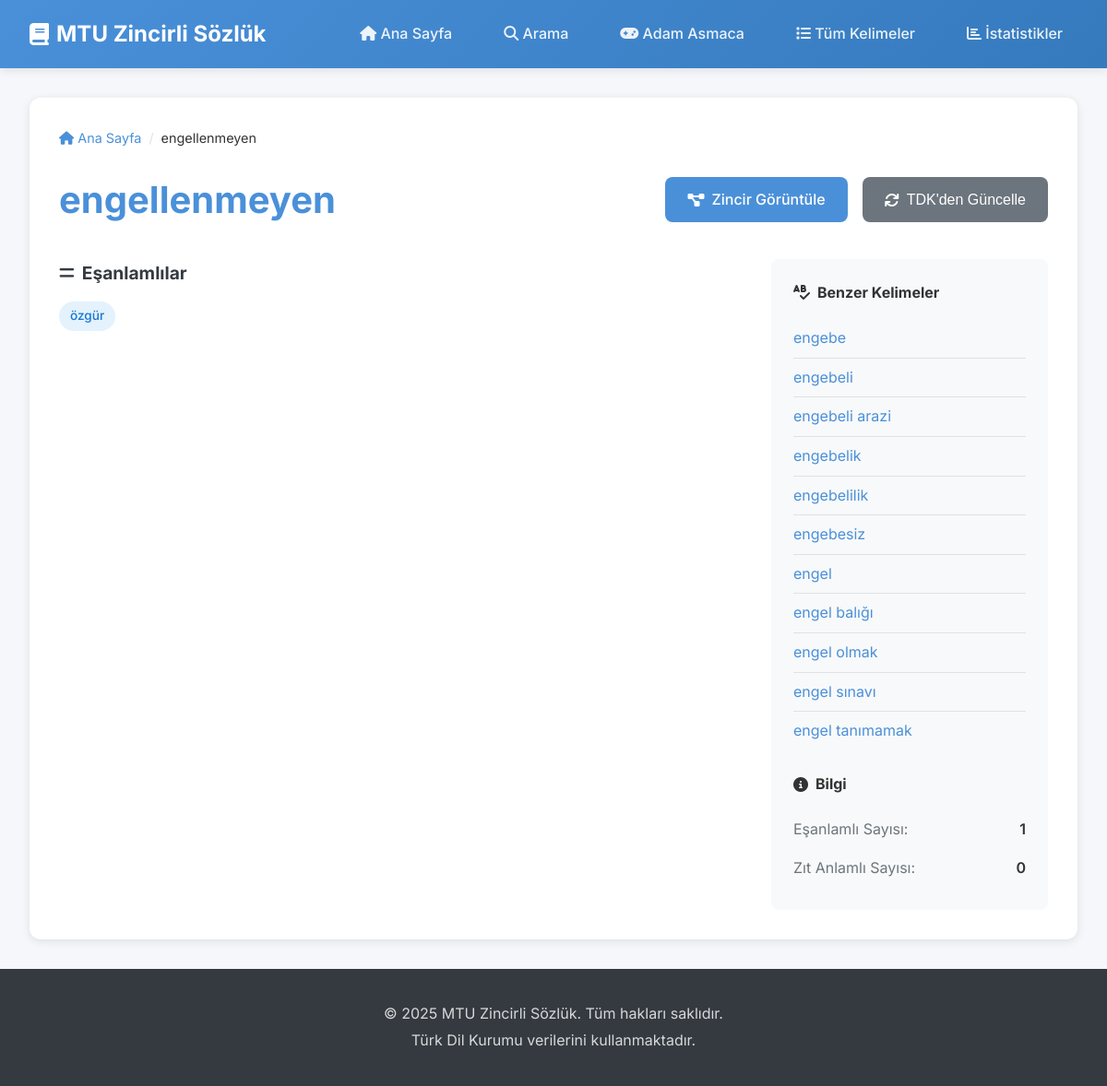
The app's page /kelime/engellenmeyen with its own data.
### tables this page shows
CREATE TABLE sozluk (
    kelime TEXT PRIMARY KEY,
    esanlamlar TEXT,
    zitanlamlar TEXT,
    aciklama TEXT,
    ornek TEXT
);

### web_app.py (the view)
@app.route('/kelime/<kelime>')
def kelime_detay(kelime):
    veri = kelime_bul(kelime)
    benzerler = benzer_kelimeler(kelime, 10) if veri else []
    esanlamlar = []
    if veri and veri.get('esanlamlar'):
        esanlamlar = [k.strip() for k in veri['esanlamlar'].split(',') if k.strip()]
    zitanlamlar = []
    if veri and veri.get('zitanlamlar'):
        zitanlamlar = [k.strip() for k in veri['zitanlamlar'].split(',') if k.strip()]
    return render_template('kelime.html',
                         kelime=kelime,
                         veri=veri,
                         benzerler=benzerler,
                         esanlamlar=esanlamlar,
                         zitanlamlar=zitanlamlar)

### web_app.py (called while the page is built)
def get_db_connection():
    conn = sqlite3.connect(DB_DOSYA)
    conn.row_factory = sqlite3.Row
    return conn

def kelime_bul(kelime):
    conn = get_db_connection()
    c = conn.cursor()
    c.execute("SELECT * FROM sozluk WHERE kelime = ?", (kelime,))
    row = c.fetchone()
    conn.close()
    if row:
        return dict(row)
    return None

def benzer_kelimeler(kelime, limit=15):
    conn = get_db_connection()
    c = conn.cursor()
    q = f'{kelime[:3]}%' if kelime and len(kelime) >= 3 else f'{kelime}%' if kelime else '%'
    c.execute("SELECT kelime FROM sozluk WHERE kelime LIKE ? ORDER BY kelime LIMIT ?", (q, limit+1))
    rows = [r[0] for r in c.fetchall() if r[0] != kelime]
    conn.close()
    return rows

### templates/kelime.html (shortened to what this page needs)
{% extends "base.html" %}
{% block content %}
<div class="word-detail-page">
    <div class="breadcrumb">
        <a href="{{ url_for('ana_sayfa') }}"><i class="fas fa-home"></i> Ana Sayfa</a>
        <span class="separator">/</span>
        <span class="current">{{ kelime }}</span>
    </div>
    {% if veri %}
    <div class="word-header">
        <h1 class="word-title">{{ kelime }}</h1>
        <div class="word-actions">
            <a href="{{ url_for('zincir_sayfasi', kelime=kelime) }}" class="btn btn-primary">
                <i class="fas fa-project-diagram"></i> Zincir Görüntüle
            </a>
            <button class="btn btn-secondary" id="tdkBtn" data-kelime="{{ kelime }}">
                <i class="fas fa-sync"></i> TDK'den Güncelle
            </button>
        </div>
    </div>
    <div class="word-content">
        <div class="word-main">
            {% if esanlamlar %}
            <div class="word-section">
                <h2><i class="fas fa-equals"></i> Eşanlamlılar</h2>
                <div class="tags-container">
                    {% for esan in esanlamlar %}
                    <a href="{{ url_for('kelime_detay', kelime=esan) }}" class="tag tag-synonym">{{ esan }}</a>
                    {% endfor %}
                </div>
            </div>
            {% endif %}
        </div>
        <div class="word-sidebar">
            {% if benzerler %}
            <div class="sidebar-section">
                <h3><i class="fas fa-spell-check"></i> Benzer Kelimeler</h3>
                <ul class="similar-words-list">
                    {% for benzer in benzerler %}
                    <li><a href="{{ url_for('kelime_detay', kelime=benzer) }}">{{ benzer }}</a></li>
                    {% endfor %}
                </ul>
            </div>
            {% endif %}
            <div class="sidebar-section">
                <h3><i class="fas fa-info-circle"></i> Bilgi</h3>
                <div class="info-item">
                    <span class="info-label">Eşanlamlı Sayısı:</span>
                    <span class="info-value">{{ esanlamlar|length }}</span>
                </div>
                <div class="info-item">
                    <span class="info-label">Zıt Anlamlı Sayısı:</span>
                    <span class="info-value">{{ zitanlamlar|length }}</span>
                </div>
            </div>
        </div>
    </div>
    {% endif %}
</div>
{% endblock %}

### static/css/style.css (style rules this page uses)
:root { --primary-color: #4a90d9; --primary-dark: #357abd; --secondary-color: #6c757d; --success-color: #28a745; --warning-color: #ffc107; --danger-color: #dc3545; --light-color: #f8f9fa; --dark-color: #343a40; --text-color: #333; --text-muted: #6c757d; --border-color: #dee2e6; --shadow: 0 2px 10px rgba(0, 0, 0, 0.1); --shadow-lg: 0 5px 20px rgba(0, 0, 0, 0.15); --radius: 8px; --radius-lg: 12px; --transition: all 0.3s ease; }
* { margin: 0; padding: 0; box-sizing: border-box; }
body { font-family: 'Inter', -apple-system, BlinkMacSystemFont, 'Segoe UI', Roboto, sans-serif; color: var(--text-color); line-height: 1.6; background-color: #f5f7fa; min-height: 100vh; display: flex; flex-direction: column; }
a { color: var(--primary-color); text-decoration: none; transition: var(--transition); }
.btn { display: inline-flex; align-items: center; gap: 0.5rem; padding: 0.75rem 1.5rem; border: none; border-radius: var(--radius); font-size: 1rem; font-weight: 500; cursor: pointer; transition: var(--transition); text-decoration: none; }
.btn-primary { background: var(--primary-color); color: white; }
.btn-secondary { background: var(--secondary-color); color: white; }
.tag { display: inline-block; padding: 0.3rem 0.75rem; border-radius: 20px; font-size: 0.85rem; font-weight: 500; }
.tag-synonym { background: #e3f2fd; color: #1976d2; }
.tags-container { display: flex; flex-wrap: wrap; gap: 0.5rem; }
.word-detail-page { background: white; border-radius: var(--radius-lg); box-shadow: var(--shadow); padding: 2rem; }
.breadcrumb { display: flex; align-items: center; gap: 0.5rem; margin-bottom: 1.5rem; color: var(--text-muted); font-size: 0.9rem; }
.breadcrumb .separator { color: var(--border-color); }
.breadcrumb .current { color: var(--text-color); }
.word-header { display: flex; justify-content: space-between; align-items: center; margin-bottom: 2rem; flex-wrap: wrap; gap: 1rem; }
.word-title { font-size: 2.5rem; color: var(--primary-color); }
.word-actions { display: flex; gap: 1rem; }
.word-content { display: grid; grid-template-columns: 1fr 300px; gap: 2rem; }
.word-section { margin-bottom: 2rem; }
.word-section h2 { font-size: 1.2rem; margin-bottom: 1rem; color: var(--dark-color); display: flex; align-items: center; gap: 0.5rem; }
.word-sidebar { background: var(--light-color); padding: 1.5rem; border-radius: var(--radius); }
.sidebar-section { margin-bottom: 1.5rem; }
.sidebar-section:last-child { margin-bottom: 0; }
.sidebar-section h3 { font-size: 1rem; margin-bottom: 1rem; display: flex; align-items: center; gap: 0.5rem; }
.similar-words-list { list-style: none; }
.similar-words-list li { padding: 0.5rem 0; border-bottom: 1px solid var(--border-color); }
.similar-words-list li:last-child { border-bottom: none; }
.info-item { display: flex; justify-content: space-between; padding: 0.5rem 0; }
.info-label { color: var(--text-muted); }
.info-value { font-weight: 600; }

### records on screen
sozluk: kelime "engellenmeyen"
sozluk: kelime "engebe"
sozluk: kelime "engebelik"
sozluk: kelime "engel"
sozluk: kelime "engel olmak"

### other values on screen
{{ esan }} "özgür"
{{ benzer }} "engebeli" "engebeli arazi" "engebelilik" "engebesiz" "engel balığı" "engel sınavı" "engel tanımamak"
{{ esanlamlar|length }} "1"
{{ zitanlamlar|length }} "0"
